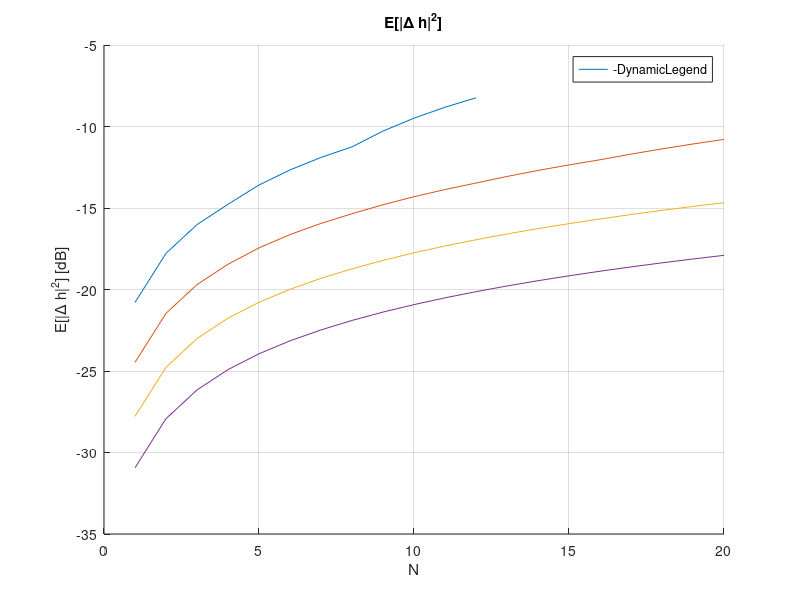

MATLAB code to generate this figure:
figure, hold on
sigma_w = 1/(4*10); %1/(T/Tc*snr);
Lvalues = [3, 7, 15, 31];
for L = Lvalues
    for N = 1:20
        n_short = mod(4-N, 4); % Num branches with a shorter filter than others
        % N_i is the number of coefficients of the filter of the i-th branch.
        N_i(1:4-n_short) = ceil(N/4);
        N_i(4-n_short + 1 : 4) = ceil(N/4) - 1;
        
        exp_deltahsqr(N) = sigma_w / (L+1) * sum(N_i .* (L+2-N_i) ./ (L+1-N_i)); %#ok<SAGROW>
    end
    plot(10*log10(exp_deltahsqr), 'DisplayName', sprintf('L=%d', L))
    legend('-DynamicLegend')
end
grid on, title('E[|\Delta h|^2]')
xlabel('N'), ylabel('E[|\Delta h|^2] [dB]')